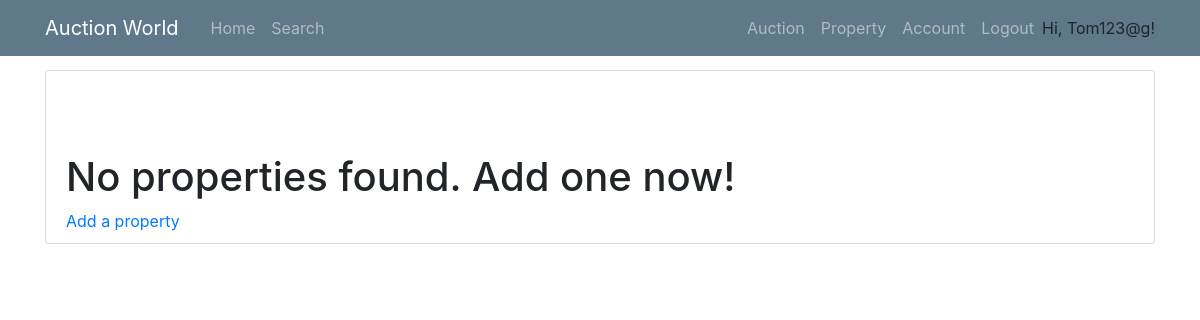
Page /property (signed in) on the earlier database version.
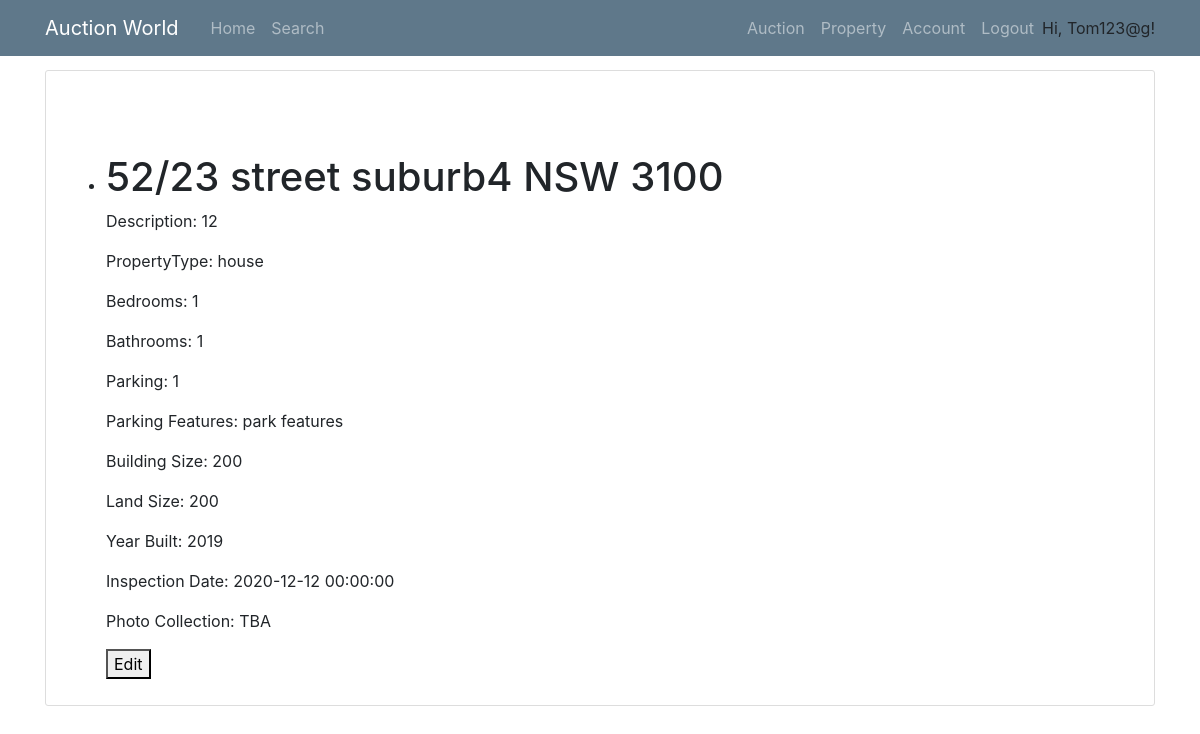
Same page on the later database version.
### models.py (models this page shows, shortened)
class User(UserMixin, db.Model):
    __tablename__ = 'User'
    id = db.Column(db.Integer, primary_key = True)
    login_name = db.Column(db.String(collation='NOCASE') ,unique=True, nullable=False)
    email = db.Column(db.String, unique=True, nullable=False)
    password_hash = db.Column(db.String, nullable=False)
    address = db.Column(db.String(1000), nullable=False)
    date_of_birth = db.Column(db.DateTime, nullable=False)
    phone_number = db.Column(db.String, nullable=False)
    auctionId = db.relationship('AuctionDetails', backref='seller', lazy='dynamic')
    properties = db.relationship('Property', backref='sellerID', lazy='dynamic')
    cards = db.relationship('BankDetails', backref='user', lazy='dynamic')

class Property(db.Model):
    __tablename__ = 'Property'
    id = db.Column(db.Integer, primary_key = True)
    property_type = db.Column(db.String)
    add_unit = db.Column(db.String(100))
    add_num = db.Column(db.String(100))
    add_name = db.Column(db.String(100))
    add_suburb = db.Column(db.String(100))
    add_state = db.Column(db.String(3))
    add_pc = db.Column(db.String(4))
    num_bedrooms = db.Column(db.Integer)
    num_parking = db.Column(db.Integer)
    num_bathrooms = db.Column(db.Integer)
    parking_features = db.Column(db.String)
    building_size = db.Column(db.Integer) #is it meant to be float?
    land_size = db.Column(db.Integer) #float?
    inspection_date = db.Column(db.DateTime)
    description = db.Column(db.String(2000))
    year_built = db.Column(db.Integer)
    seller = db.Column(db.Integer, db.ForeignKey('User.id'))
    auctionId = db.relationship('AuctionDetails', backref='Property', uselist=False)
    photo_collection = db.relationship('Photos', backref='Property', lazy='dynamic')

### routes.py (the view)
@app.route("/property")
def property_list():
    properties = Property.query.filter_by(seller=current_user.login_name).all()
    return render_template('property.html', properties = properties)

### models.py (called while the page is built)
@login_manager.user_loader
def load_user(id):
    return User.query.get(id)

### templates/property.html (shortened to what this page needs)
{% extends "base.html" %}
{% block content %}
<div class="content-section">
    <br><br><br>
    {% if not properties %}
    <h1>No properties found. Add one now!</h1>
    <a href="{{ url_for('add_property') }}">Add a property</a>
    {% endif %}
    {% for p in properties %}
    <ul>
        <li>
            <h1>{{ p.add_unit }}/{{ p.add_num }} {{ p.add_name }} {{ p.add_suburb }} {{ p.add_state }} {{ p.add_pc }}</h1>
            <p>Description: {{ p.description }}</p>
            <p>PropertyType: {{ p.property_type }}</p>
            <p>Bedrooms: {{ p.num_bedrooms }}</p>
            <p>Bathrooms: {{ p.num_bathrooms }}</p>
            <p>Parking: {{ p.num_parking }}</p>
            <p>Parking Features: {{ p.parking_features }}</p>
            <p>Building Size: {{ p.building_size }}</p>
            <p>Land Size: {{ p.land_size }}</p>
            <p>Year Built: {{ p.year_built }}</p>
            <p>Inspection Date: {{ p.inspection_date }}</p>
            <p>Photo Collection: TBA</p>
        </li>
        <form action="{{ url_for('edit_property', p_id = p.id) }}" method="POST"><button type="submit">Edit</button></form>
    </ul>
    {% endfor %}
</div>
{% endblock %}

### templates/base.html (shortened to what this page needs)
<!DOCTYPE html>
<html lang="en">
<head>
    <link rel="stylesheet" type="text/css" href="../static/css/main.css">
    <link rel="stylesheet" href="https://maxcdn.bootstrapcdn.com/bootstrap/4.0.0/css/bootstrap.min.css">
</head>
<body>
    <header class="site-header">
        <nav class="navbar navbar-expand-md navbar-dark bg-steel fixed-top">
          <div class="container">
            <a class="navbar-brand mr-4" href="/" >Auction World</a>
            <div class="collapse navbar-collapse" id="navbarToggle">
              <div class="navbar-nav mr-auto">
                <a class="nav-item nav-link" href="{{ url_for('home') }}">Home</a>
                <a class="nav-item nav-link" href="/search">Search</a>
              </div>
              <div class="navbar-nav">
                {% if current_user.is_authenticated %}
                  <a class="nav-item nav-link" href="/auction">Auction</a>
                  <a class="nav-item nav-link" href="/property">Property</a>
                  <a class="nav-item nav-link" href={{ url_for("account", login_name=current_user.login_name) }}>Account</a>
                  <a class="nav-item nav-link" href="/logout">Logout</a>
                  <p style="margin-top: 8px; margin-bottom: 0px;">Hi, {{ current_user.login_name }}!</p>
                {% endif %}
              </div>
            </div>
          </div>
        </nav>
      </header>
      <main role="main" class="container" style="margin-top: 70px;">
        <div class="row">
          <div class="col-md-12">
            {% block content %}{% endblock %}
          </div>
        </div>
      </main>
</body>
</html>

### static/css/main.css (style rules this page uses)
body { background: #fafafa; color: #333333; margin-top: 5rem; }
h1, h2, h3, h4, h5, h6 { color: #444444; }
.bg-steel { background-color: #5f788a; }
.site-header .navbar-nav .nav-link { color: #cbd5db; }
.content-section { background: #ffffff; padding: 10px 20px; border: 1px solid #dddddd; border-radius: 3px; margin-bottom: 20px; }

Differences in the rows shown:
now on this page (row edited): Property: add_unit "52", add_num "23", add_name "street", add_suburb "suburb4", add_state "NSW", add_pc "3100", description "12", property_type "house", num_bedrooms "1", num_bathrooms "1", num_parking "1", parking_features "park features", building_size "200", land_size "200", year_built "2019", inspection_date "2020-12-12 00:00:00"
Other differences:
text no longer shown: "No properties found. Add one now! Add a property"
